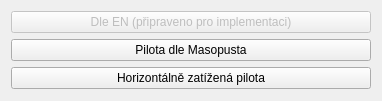
<?xml version="1.0" encoding="UTF-8"?>
<ui version="4.0">
 <class>StartDialog</class>
 <widget class="QDialog" name="StartDialog">
  <property name="geometry">
   <rect>
    <x>0</x>
    <y>0</y>
    <width>382</width>
    <height>101</height>
   </rect>
  </property>
  <property name="minimumSize">
   <size>
    <width>382</width>
    <height>0</height>
   </size>
  </property>
  <property name="windowTitle">
   <string>Zvolte typ výpočtu...</string>
  </property>
  <property name="windowIcon">
   <iconset resource="icons.qrc">
    <normaloff>:/ui/icons/Rock.png</normaloff>:/ui/icons/Rock.png</iconset>
  </property>
  <layout class="QHBoxLayout" name="horizontalLayout">
   <item>
    <layout class="QVBoxLayout" name="verticalLayout">
     <item>
      <widget class="QPushButton" name="pushButton">
       <property name="enabled">
        <bool>false</bool>
       </property>
       <property name="text">
        <string>Dle EN (připraveno pro implementaci)</string>
       </property>
      </widget>
     </item>
     <item>
      <widget class="QPushButton" name="MasopustPileButton">
       <property name="text">
        <string>Pilota dle Masopusta</string>
       </property>
      </widget>
     </item>
     <item>
      <widget class="QPushButton" name="HorizontalPileButton">
       <property name="text">
        <string>Horizontálně zatížená pilota</string>
       </property>
      </widget>
     </item>
    </layout>
   </item>
  </layout>
 </widget>
 <resources>
  <include location="icons.qrc"/>
 </resources>
 <connections>
  <connection>
   <sender>HorizontalPileButton</sender>
   <signal>clicked()</signal>
   <receiver>StartDialog</receiver>
   <slot>openHorizontalPiles()</slot>
   <hints>
    <hint type="sourcelabel">
     <x>354</x>
     <y>74</y>
    </hint>
    <hint type="destinationlabel">
     <x>380</x>
     <y>39</y>
    </hint>
   </hints>
  </connection>
  <connection>
   <sender>MasopustPileButton</sender>
   <signal>clicked()</signal>
   <receiver>StartDialog</receiver>
   <slot>openMasopustPiles()</slot>
   <hints>
    <hint type="sourcelabel">
     <x>86</x>
     <y>49</y>
    </hint>
    <hint type="destinationlabel">
     <x>4</x>
     <y>63</y>
    </hint>
   </hints>
  </connection>
 </connections>
 <slots>
  <slot>openHorizontalPiles()</slot>
  <slot>openMasopustPiles()</slot>
 </slots>
</ui>
